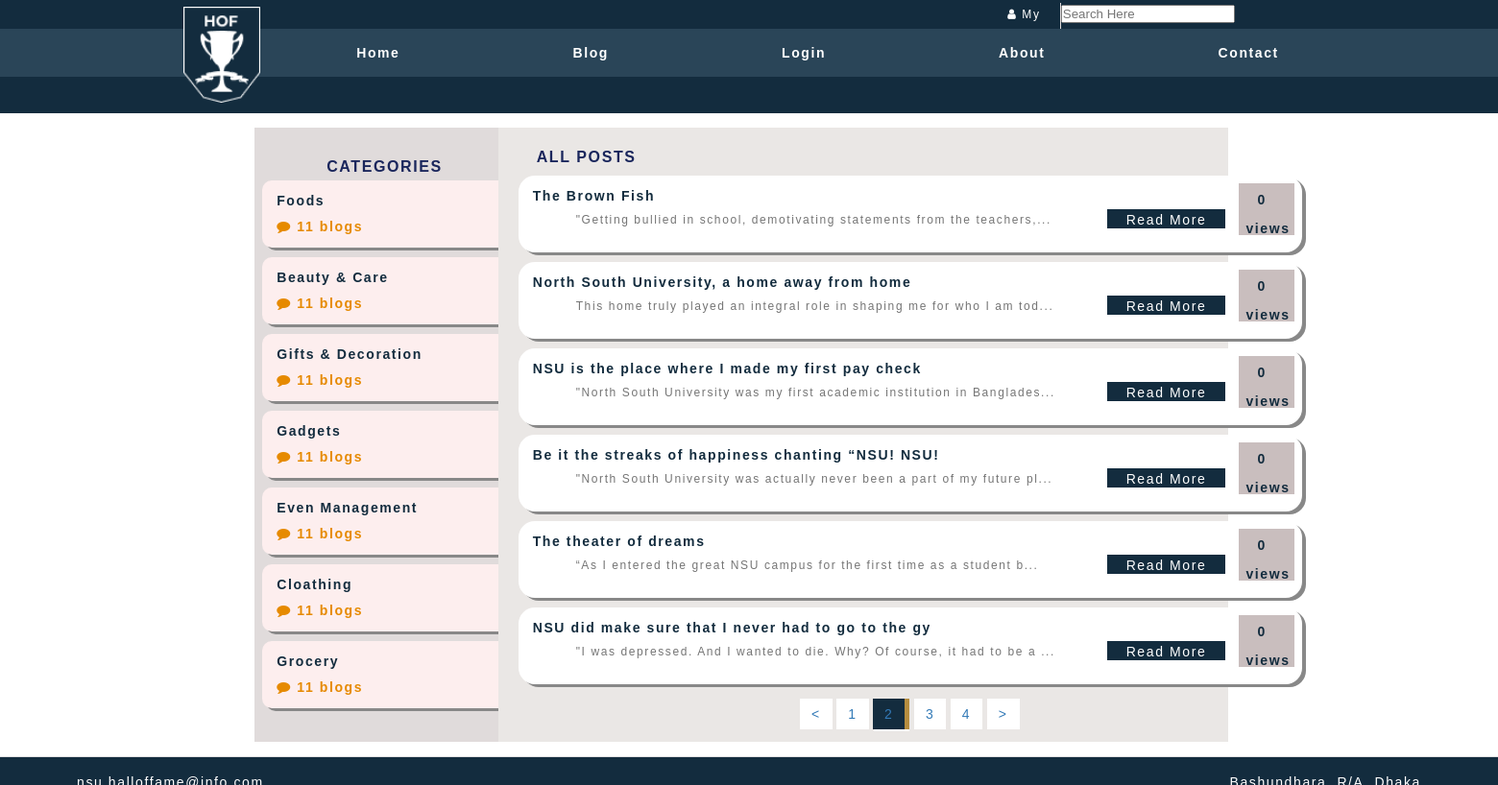
Before: /blog.php?page=2 with the older database file.
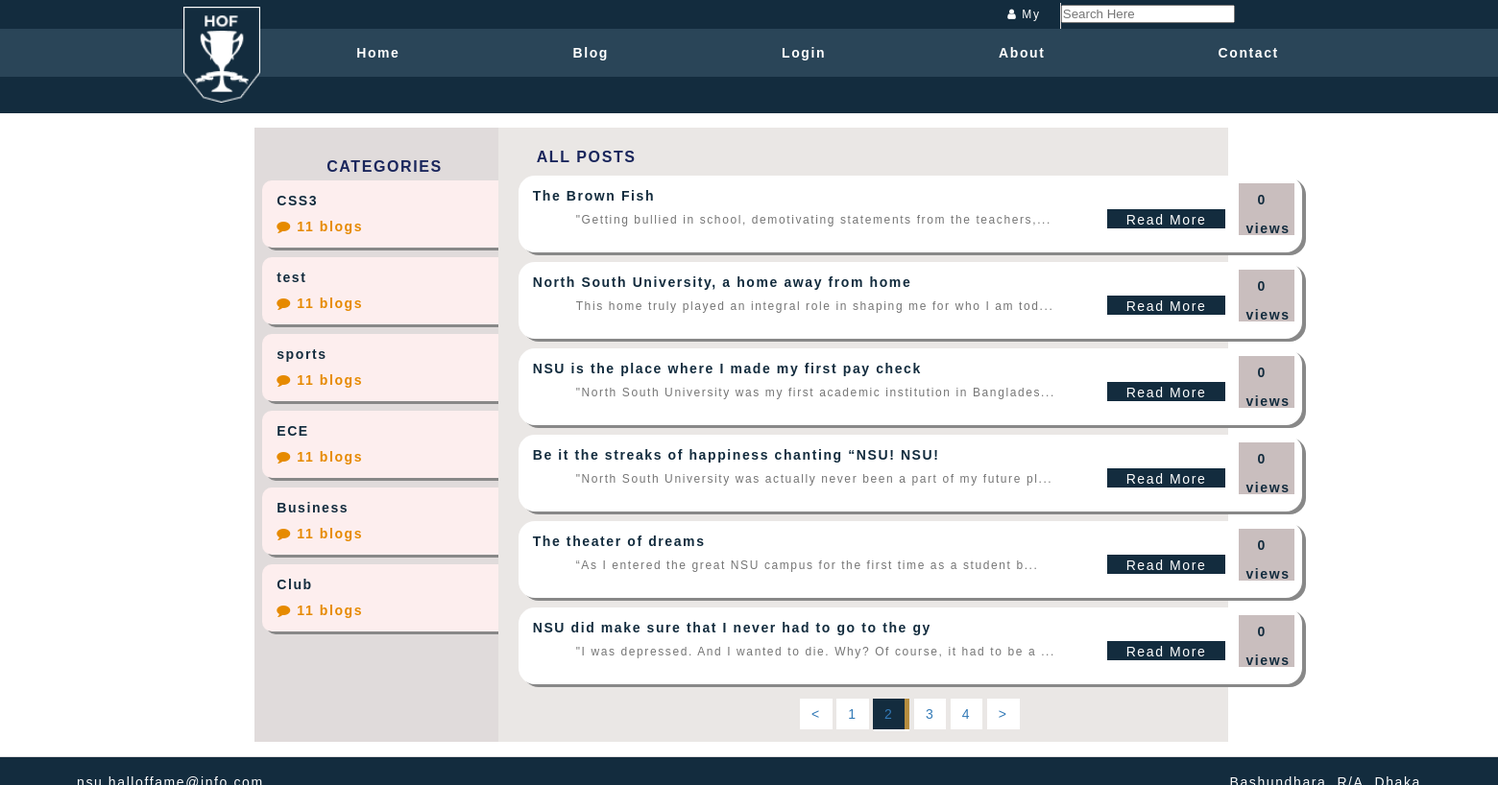
After: the same page with the newer database file.
### tables this page shows
CREATE TABLE `category` (
  `cat_id` int(11) NOT NULL,
  `cat_datetime` date NOT NULL,
  `cat_name` varchar(50) NOT NULL,
  `cat_creator` varchar(50) NOT NULL
);

CREATE TABLE `post` (
  `post_id` int(11) NOT NULL,
  `post_date_time` date NOT NULL,
  `title` varchar(50) NOT NULL,
  `category` varchar(50) NOT NULL,
  `author` varchar(50) NOT NULL,
  `image` varchar(500) NOT NULL,
  `post` text NOT NULL,
  `views` int(10) NOT NULL,
  `outlet` varchar(100) NOT NULL,
  `owner` varchar(100) NOT NULL,
  `fb_link` varchar(255) NOT NULL,
  `insta_link` varchar(255) NOT NULL,
  `web_link` varchar(255) NOT NULL,
  `reacts` int(11) NOT NULL
);

### includes/functions.php (called while the page is built, shortened)
<?php
require_once('dbconnect.php');
function Query ($query) {
	global $con;
	try {
		$exec = mysqli_query($con,$query) or die(mysqli_error($con));
		if($exec) {
			return $exec;
		}
	}catch (Exception $e) {
		echo $e->getMessage();
	}
	return false;
}
?>

### blog.php (the view, shortened to what the changed rows need)
<?php
	require_once('./includes/functions.php');
?>
<!DOCTYPE html>
<html lang="en">
  <head>
    <link rel="stylesheet" href="https://use.typekit.net/nfp7kim.css">
    <link rel="stylesheet" href="https://cdnjs.cloudflare.com/ajax/libs/font-awesome/4.7.0/css/font-awesome.min.css">
    <link rel="stylesheet" href="./fonts/icomoon/style.css">
    <link rel="stylesheet" href="css/style.css">
  </head>
  <body>
<div class="contents">
  <div class="body-content">
    <div class="body-left">
      <div class="body-left-1">
        <div class="container">
<?php
	$sql = "SELECT cat_name FROM category Limit 7";
	$exec = Query($sql);
	if (mysqli_num_rows($exec) > 0) {
		while ($category = mysqli_fetch_assoc($exec)) {
?>
          <div class="row">
            <div class="col-12">
              <div class="blog-content">
                <a href="blog.php?category=<?php echo $category['cat_name'] ?>" class="top-blog">
                  <?php echo $category['cat_name'] ?>
                </a>
                <span>
                  <i class="fa fa-comment" aria-hidden="true">
                  </i> 11 blogs
                </span>
              </div>
            </div>
          </div>
<?php
		}
	}
?>
        </div>
      </div>
    </div>
    <div class="body-right">
      <div class="container" style="height: 540px;">
<?php
	$numOfCols = 1;
	$rowCount = 0;
	$bootstrapColWidth = 12 / $numOfCols;
	$page = 1;
	$query = "";
	if ( isset($_GET['search'])) {
			$search = $_GET['search'];
			$query = "SELECT * FROM post WHERE post_date_time LIKE '%$search%' OR title LIKE '%$search%' OR category LIKE '$search%' OR author LIKE '$search%' OR post LIKE '$search%' LIMIT 6";
	}else if ( isset($_GET['category'])) {
		$query = "SELECT * FROM post WHERE category = '$_GET[category]' LIMIT 6";
	}else if ( isset($_GET['page'])){
		$page = $_GET['page'];
		$showPost = ($page * 6) - 6;
		$query = "SELECT * FROM post ORDER BY post_date_time DESC LIMIT $showPost,6";
	}else{
		$query = "SELECT * FROM post ORDER BY post_date_time DESC LIMIT 0,6";
	}
	$exec = Query($query) or die(mysqli_error($con));
	if( $exec ) {
		if (mysqli_num_rows($exec) > 0) {
			while ( $post = mysqli_fetch_assoc($exec) ) {
				$post_id = $post['post_id'];
				$post_title = $post['title'];
				$views = $post['views'];
				$post_content = substr($post['post'], 0,70) . '...';
				$rows = array(1);
				foreach ($rows as $row){
					if($rowCount % $numOfCols == 0) {
?>
        <div class="row">
<?php
					}
					$rowCount++;
?>
          <div class="col-lg-<?php echo $bootstrapColWidth; ?>">
            <div class="blog-1">
              <p class="top-blog">
                <?php echo htmlentities($post_title); ?>
              </p>
              <p class="about about3">
                <?php echo htmlentities($post_content); ?>
              </p>
              <div class="views">
                <p class="vp1">
                  <?php echo htmlentities($views); ?>
                <p>
                <p class="vp2">views
              </div>
              <a href="seepost.php?id=<?php echo $post_id;?>" class="read read-2">Read More
              </a>
            </div>
          </div>
<?php
				if($rowCount % $numOfCols == 0) {
?>
        </div>
<?php
					}
				}
			}
		}else {
			echo "<span class='lead'>No result<span>";
		}
	}
?>
      </div>
      <div class="container">
        <div class="row mt-5">
          <div class="col-lg-12 text-center">
            <div class="pagi">
<?php  if(!isset($_GET['category']) && !isset($_GET['search'])) { ?>
              <ul class="pagination">
<?php
	$sql = "SELECT COUNT(*) FROM post";
	$exec = Query($sql);
	$rowCount = mysqli_fetch_array($exec);
	$totalRow = array_shift($rowCount);
	$postPerPage = ceil($totalRow / 6);
	for ($count = 1; $count <= $postPerPage; $count++){
		if ($page == $count) {
?>
                <li class="active">
                  <a href="blog.php?page=<?php echo $count ?>">
                    <?php echo $count ?>
                  </a>
                </li>
<?php
		}else {
?>
                <li>
                  <a href="blog.php?page=<?php echo $count ?>">
                    <?php echo $count ?>
                  </a>
                </li>
<?php
		}
	}
?>
<?php
	}
?>
              </ul>
            </div>
          </div>
        </div>
      </div>
    </div>
  </div>
</div>
</body>
</html>

Changed rows visible on the page:
removed category: cat_name "Foods"
removed category: cat_name "Beauty & Care"
removed category: cat_name "Gifts & Decoration"
removed category: cat_name "Gadgets"
removed category: cat_name "Even Management"
removed category: cat_name "Cloathing"
removed category: cat_name "Grocery"
added category: cat_name "CSS3"
added category: cat_name "test"
added category: cat_name "sports"
added category: cat_name "ECE"
added category: cat_name "Business"
added category: cat_name "Club"
